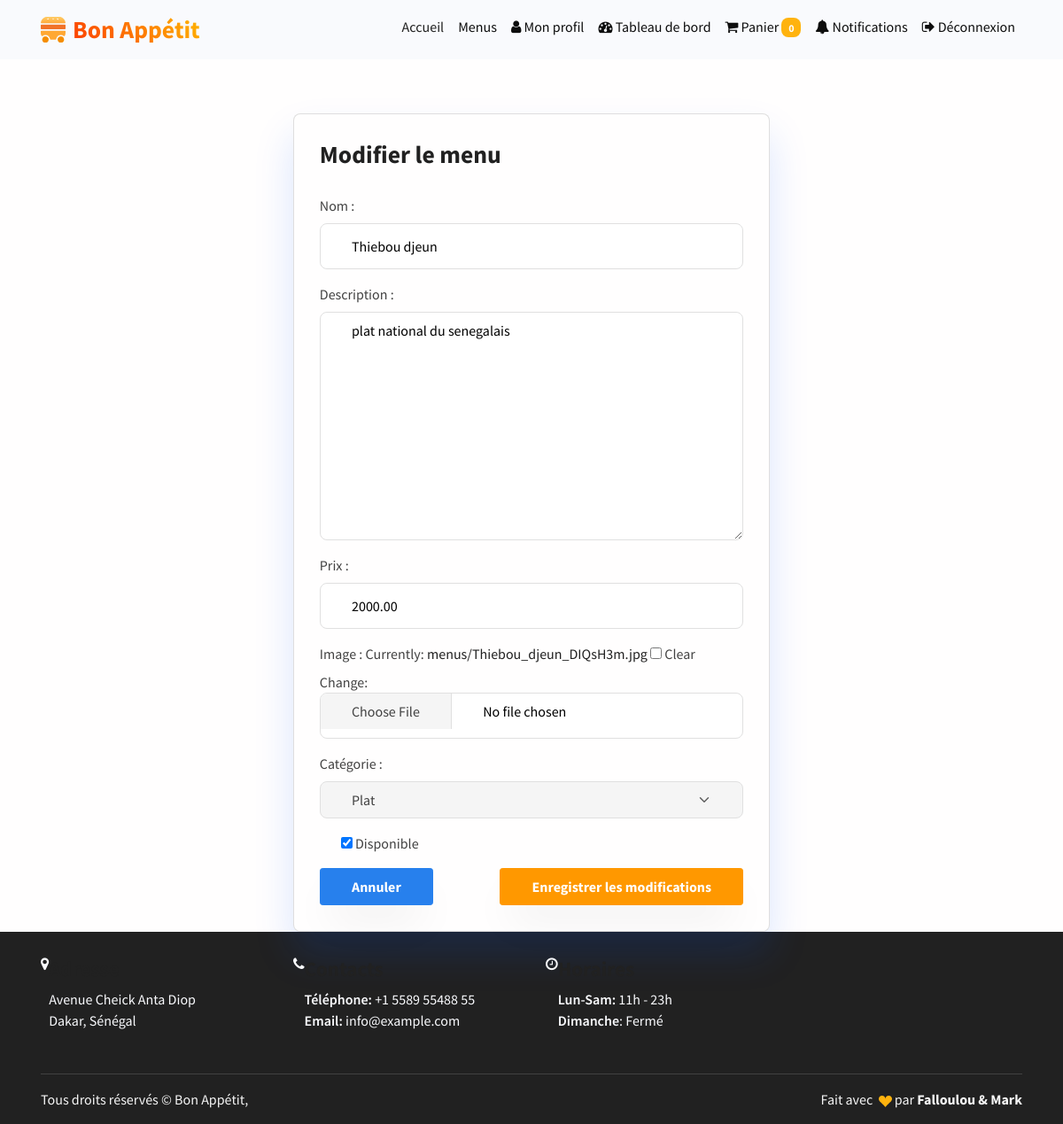
/modifier/1/ (signed in), run on the app's committed database.
### menus/models.py (models this page shows, shortened)
class Menu(models.Model):
    CATEGORIE_CHOICES = [
        ('entree', 'Entrée'),
        ('plat', 'Plat'),
        ('dessert', 'Dessert'),
        ('boisson', 'Boisson'),
        ('fast-food', 'Fast-Food'),
        ('snack', 'Snack'),
    ]
    nom = models.CharField(max_length=100)
    description = models.TextField()
    prix = models.DecimalField(max_digits=6, decimal_places=2)
    image = models.ImageField(upload_to='menus/', null=True, blank=True)
    disponible = models.BooleanField(default=True)
    categorie = models.CharField(max_length=20, choices=CATEGORIE_CHOICES)

### menus/views.py (the view)
# urls.py: path('modifier/<int:menu_id>/', views.modifier_menu, name='modifier_menu'),
@login_required
def modifier_menu(request, menu_id):
    menu = get_object_or_404(Menu, id=menu_id)
    if request.method == 'POST':
        form = MenuForm(request.POST, request.FILES, instance=menu)
        if form.is_valid():
            form.save()
            messages.success(request, 'Le menu a été modifié avec succès.')
            return redirect('gestion_menus')
    else:
        form = MenuForm(instance=menu)
    return render(request, 'menus/modifier_menu.html', {'form': form, 'menu': menu})

### menus/forms.py
class MenuForm(forms.ModelForm):
    class Meta:
        model = Menu
        fields = ['nom', 'description', 'prix', 'image', 'categorie', 'disponible']

### comptes/models.py (called while the page is built)
    def is_client(self):
        return self.role == self.Role.CLIENT

### templates/menus/modifier_menu.html (shortened to what this page needs)
{% extends 'base.html' %}
{% load widget_tweaks %}
{% block content %}
<div class="container mt-5">
    <div class="row justify-content-center">
        <div class="col-md-6">
            <div class="card p-4 shadow-sm">
                <h3 class="mb-4">Modifier le menu</h3>
                <form method="post" enctype="multipart/form-data">
                    <div class="mb-3">
                        <label for="id_nom" class="form-label">Nom :</label>
                        {{ form.nom|add_class:"form-control" }}
                    </div>
                    <div class="mb-3">
                        <label for="id_description" class="form-label">Description :</label>
                        {{ form.description|add_class:"form-control" }}
                    </div>
                    <div class="mb-3">
                        <label for="id_prix" class="form-label">Prix :</label>
                        {{ form.prix|add_class:"form-control" }}
                    </div>
                    <div class="mb-3">
                        <label for="id_image" class="form-label">Image :</label>
                        {{ form.image|add_class:"form-control" }}
                    </div>
                    <div class="mb-3">
                        <label for="id_categorie" class="form-label">Catégorie :</label>
                        {{ form.categorie|add_class:"form-select" }}
                    </div>
                    <div class="form-check mb-3">
                        {{ form.disponible }}
                        <label for="id_disponible" class="form-check-label">Disponible</label>
                    </div>
                    <div class="d-flex justify-content-between">
                        <a href="{% url 'gestion_menus' %}" class="btn btn-secondary">Annuler</a>
                        <button type="submit" class="btn btn-primary">Enregistrer les modifications</button>
                    </div>
                </form>
            </div>
        </div>
    </div>
</div>
{% endblock %}

### static/assets/css/custom.css (style rules this page uses)
html, body { height: 100%; }
body { display: flex; flex-direction: column; min-height: 100vh; overflow-x: hidden; }

### menus/templates/base.html (style rules this page uses)
input[type=number] { -moz-appearance: textfield; }
body { overflow-x: hidden; }

### data on the page
Menu: nom "Thiebou djeun", description "plat national du senegalais", prix "2000.00", categorie "Plat", disponible "☑"

### other printed values
{{ request.session.panier|length }} "0"
